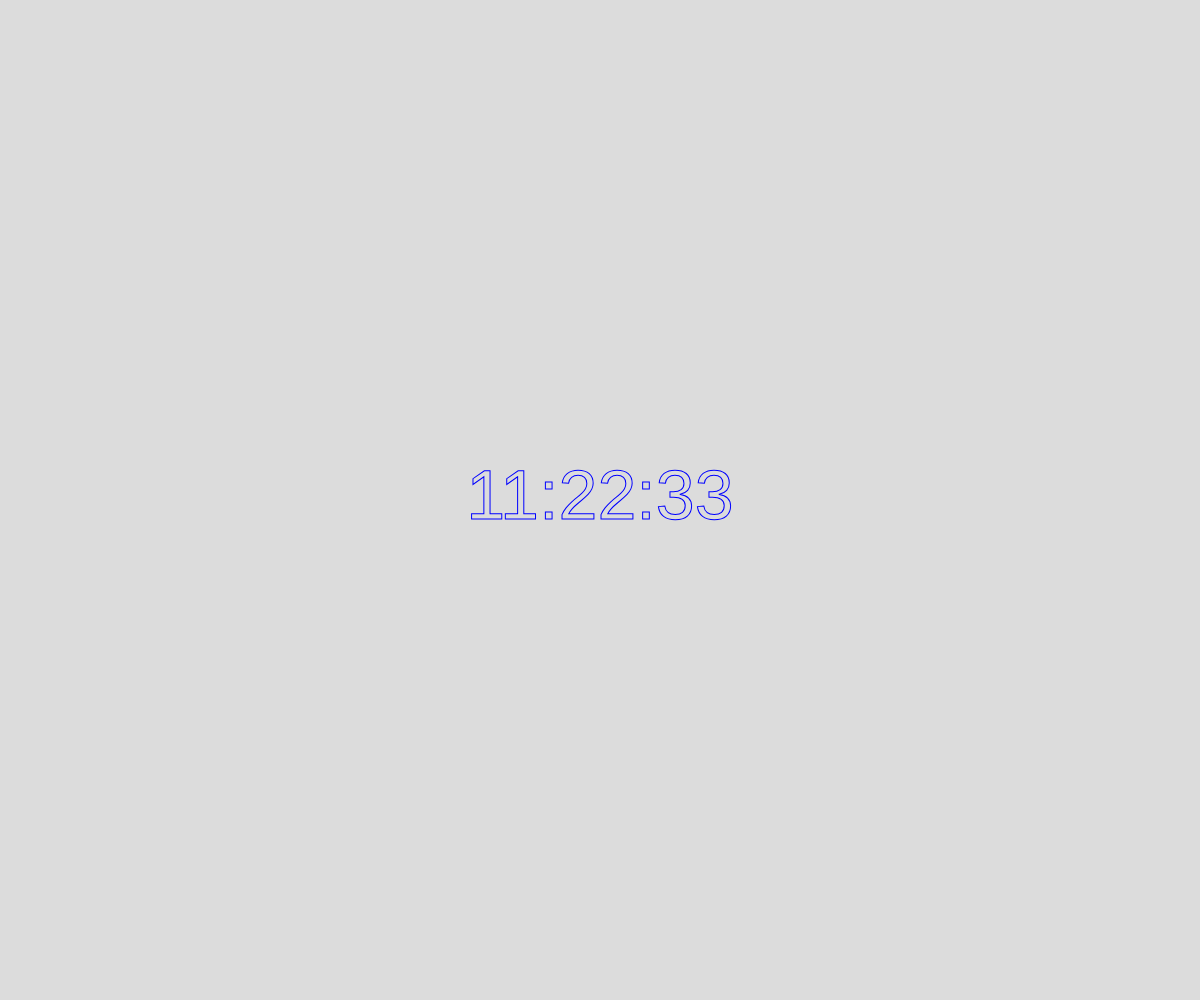
Frame 1 (no input)
Frame 60 (no input): identical to frame 1, image omitted
Frame 120 (the mouse pressed at the canvas centre since frame 60): identical to frame 1, image omitted

The p5.js sketch that drew this single still picture (run headless with seeded random() and noise() and a simulated clock; from frame 60 on, the mouse is pressed at the canvas centre):

// p5.js sketch
// ── sketch.js
function setup() {
	createCanvas(windowWidth, windowHeight)
}

function windowResized() {
	resizeCanvas(windowWidth, windowHeight)
}

function draw() {

	background(220)

	let txt = "11:22:33"

	textAlign(CENTER, CENTER)
	textSize(70)

	noFill()
	stroke(0, 0, 255)

	text(txt, width/2, height/2)
}
